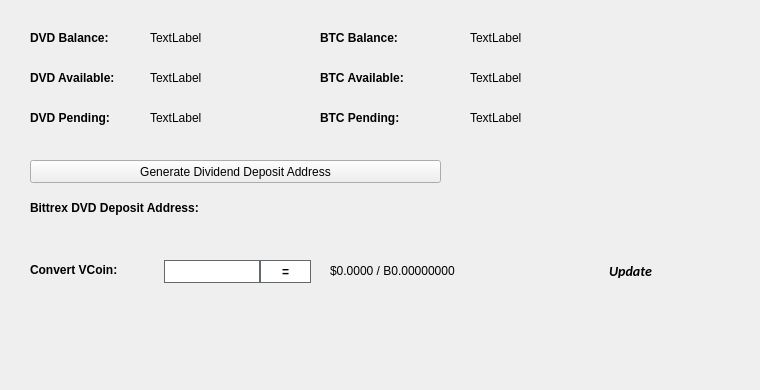
   <widget class="QWidget" name="BalanceTab">
    <attribute name="title">
     <string>Balance</string>
    </attribute>
    <widget class="QLabel" name="BitcoinBalanceLabel">
     <property name="geometry">
      <rect>
       <x>470</x>
       <y>30</y>
       <width>150</width>
       <height>16</height>
      </rect>
     </property>
     <property name="text">
      <string>TextLabel</string>
     </property>
    </widget>
    <widget class="QLabel" name="DVDBalanceLabel">
     <property name="geometry">
      <rect>
       <x>150</x>
       <y>30</y>
       <width>150</width>
       <height>16</height>
      </rect>
     </property>
     <property name="text">
      <string>TextLabel</string>
     </property>
    </widget>
    <widget class="QLabel" name="label_11">
     <property name="geometry">
      <rect>
       <x>30</x>
       <y>30</y>
       <width>101</width>
       <height>16</height>
      </rect>
     </property>
     <property name="font">
      <font>
       <weight>75</weight>
       <bold>true</bold>
      </font>
     </property>
     <property name="text">
      <string>DVD Balance:</string>
     </property>
    </widget>
    <widget class="QLabel" name="label_12">
     <property name="geometry">
      <rect>
       <x>320</x>
       <y>30</y>
       <width>101</width>
       <height>16</height>
      </rect>
     </property>
     <property name="font">
      <font>
       <weight>75</weight>
       <bold>true</bold>
      </font>
     </property>
     <property name="text">
      <string>BTC Balance:</string>
     </property>
    </widget>
    <widget class="QLabel" name="DVDAvailableLabel_2">
     <property name="geometry">
      <rect>
       <x>150</x>
       <y>70</y>
       <width>150</width>
       <height>16</height>
      </rect>
     </property>
     <property name="text">
      <string>TextLabel</string>
     </property>
    </widget>
    <widget class="QLabel" name="label_13">
     <property name="geometry">
      <rect>
       <x>30</x>
       <y>70</y>
       <width>111</width>
       <height>16</height>
      </rect>
     </property>
     <property name="font">
      <font>
       <weight>75</weight>
       <bold>true</bold>
      </font>
     </property>
     <property name="text">
      <string>DVD Available:</string>
     </property>
    </widget>
    <widget class="QLabel" name="label_14">
     <property name="geometry">
      <rect>
       <x>30</x>
       <y>110</y>
       <width>101</width>
       <height>16</height>
      </rect>
     </property>
     <property name="font">
      <font>
       <weight>75</weight>
       <bold>true</bold>
      </font>
     </property>
     <property name="text">
      <string>DVD Pending:</string>
     </property>
    </widget>
    <widget class="QLabel" name="DVDPendingLabel">
     <property name="geometry">
      <rect>
       <x>150</x>
       <y>110</y>
       <width>150</width>
       <height>16</height>
      </rect>
     </property>
     <property name="text">
      <string>TextLabel</string>
     </property>
    </widget>
    <widget class="QLabel" name="label_15">
     <property name="geometry">
      <rect>
       <x>320</x>
       <y>70</y>
       <width>111</width>
       <height>16</height>
      </rect>
     </property>
     <property name="font">
      <font>
       <weight>75</weight>
       <bold>true</bold>
      </font>
     </property>
     <property name="text">
      <string>BTC Available:</string>
     </property>
    </widget>
    <widget class="QLabel" name="BitcoinAvailableLabel">
     <property name="geometry">
      <rect>
       <x>470</x>
       <y>70</y>
       <width>150</width>
       <height>16</height>
      </rect>
     </property>
     <property name="text">
      <string>TextLabel</string>
     </property>
    </widget>
    <widget class="QLabel" name="label_31">
     <property name="geometry">
      <rect>
       <x>320</x>
       <y>110</y>
       <width>111</width>
       <height>16</height>
      </rect>
     </property>
     <property name="font">
      <font>
       <weight>75</weight>
       <bold>true</bold>
      </font>
     </property>
     <property name="text">
      <string>BTC Pending:</string>
     </property>
    </widget>
    <widget class="QLabel" name="BitcoinPendingLabel">
     <property name="geometry">
      <rect>
       <x>470</x>
       <y>110</y>
       <width>150</width>
       <height>16</height>
      </rect>
     </property>
     <property name="text">
      <string>TextLabel</string>
     </property>
    </widget>
    <widget class="QLabel" name="label_33">
     <property name="geometry">
      <rect>
       <x>30</x>
       <y>200</y>
       <width>221</width>
       <height>16</height>
      </rect>
     </property>
     <property name="font">
      <font>
       <weight>75</weight>
       <bold>true</bold>
      </font>
     </property>
     <property name="text">
      <string>Bittrex DVD Deposit Address:</string>
     </property>
    </widget>
    <widget class="QPushButton" name="GenDepositBTN">
     <property name="geometry">
      <rect>
       <x>30</x>
       <y>160</y>
       <width>411</width>
       <height>23</height>
      </rect>
     </property>
     <property name="text">
      <string>Generate Dividend Deposit Address</string>
     </property>
     <property name="icon">
      <iconset resource="../dividend.qrc">
       <normaloff>:/icons/bitcoin</normaloff>:/icons/bitcoin</iconset>
     </property>
    </widget>
    <widget class="QLabel" name="DepositAddressLabel">
     <property name="geometry">
      <rect>
       <x>200</x>
       <y>200</y>
       <width>261</width>
       <height>16</height>
      </rect>
     </property>
     <property name="palette">
      <palette>
       <active>
        <colorrole role="WindowText">
         <brush brushstyle="SolidPattern">
          <color alpha="255">
           <red>0</red>
           <green>0</green>
           <blue>0</blue>
          </color>
         </brush>
        </colorrole>
        <colorrole role="Text">
         <brush brushstyle="SolidPattern">
          <color alpha="255">
           <red>0</red>
           <green>0</green>
           <blue>255</blue>
          </color>
         </brush>
        </colorrole>
       </active>
       <inactive>
        <colorrole role="WindowText">
         <brush brushstyle="SolidPattern">
          <color alpha="255">
           <red>0</red>
           <green>0</green>
           <blue>0</blue>
          </color>
         </brush>
        </colorrole>
        <colorrole role="Text">
         <brush brushstyle="SolidPattern">
          <color alpha="255">
           <red>0</red>
           <green>0</green>
           <blue>255</blue>
          </color>
         </brush>
        </colorrole>
       </inactive>
       <disabled>
        <colorrole role="WindowText">
         <brush brushstyle="SolidPattern">
          <color alpha="255">
           <red>120</red>
           <green>120</green>
           <blue>120</blue>
          </color>
         </brush>
        </colorrole>
        <colorrole role="Text">
         <brush brushstyle="SolidPattern">
          <color alpha="255">
           <red>120</red>
           <green>120</green>
           <blue>120</blue>
          </color>
         </brush>
        </colorrole>
       </disabled>
      </palette>
     </property>
     <property name="font">
      <font>
       <weight>75</weight>
       <bold>true</bold>
      </font>
     </property>
     <property name="text">
      <string/>
     </property>
     <property name="alignment">
      <set>Qt::AlignRight|Qt::AlignTrailing|Qt::AlignVCenter</set>
     </property>
     <property name="textInteractionFlags">
      <set>Qt::LinksAccessibleByMouse|Qt::TextSelectableByKeyboard|Qt::TextSelectableByMouse</set>
     </property>
    </widget>
    <widget class="QLabel" name="label_8">
     <property name="geometry">
      <rect>
       <x>460</x>
       <y>300</y>
       <width>281</width>
       <height>81</height>
      </rect>
     </property>
     <property name="text">
      <string/>
     </property>
     <property name="pixmap">
      <pixmap>:/images/bittrex</pixmap>
     </property>
    </widget>
    <widget class="QWidget" name="widgetConversion" native="true">
     <property name="geometry">
      <rect>
       <x>0</x>
       <y>250</y>
       <width>751</width>
       <height>43</height>
      </rect>
     </property>
     <property name="minimumSize">
      <size>
       <width>0</width>
       <height>43</height>
      </size>
     </property>
     <property name="styleSheet">
      <string notr="true"/>
     </property>
     <widget class="QPushButton" name="btnUpdateMarketData">
      <property name="geometry">
       <rect>
        <x>575</x>
        <y>0</y>
        <width>111</width>
        <height>41</height>
       </rect>
      </property>
      <property name="sizePolicy">
       <sizepolicy hsizetype="Expanding" vsizetype="Expanding">
        <horstretch>0</horstretch>
        <verstretch>0</verstretch>
       </sizepolicy>
      </property>
      <property name="font">
       <font>
        <family>calibri</family>
        <pointsize>-1</pointsize>
        <weight>75</weight>
        <italic>true</italic>
        <bold>true</bold>
       </font>
      </property>
      <property name="styleSheet">
       <string notr="true">margin:0px;text-align:center;padding:2px;border-radius:3px;font-style:italic;width:100px;font-size:14px;font-family:calibri;font-weight:600;</string>
      </property>
      <property name="text">
       <string>Update</string>
      </property>
      <property name="iconSize">
       <size>
        <width>150</width>
        <height>35</height>
       </size>
      </property>
      <property name="autoDefault">
       <bool>true</bool>
      </property>
      <property name="default">
       <bool>true</bool>
      </property>
     </widget>
     <widget class="QLabel" name="lblConvertVCoin">
      <property name="geometry">
       <rect>
        <x>30</x>
        <y>10</y>
        <width>131</width>
        <height>20</height>
       </rect>
      </property>
      <property name="styleSheet">
       <string notr="true"/>
      </property>
      <property name="text">
       <string>&lt;html&gt;&lt;head/&gt;&lt;body&gt;&lt;p&gt;&lt;span style=&quot; font-weight:600;&quot;&gt;Convert VCoin:&lt;/span&gt;&lt;/p&gt;&lt;/body&gt;&lt;/html&gt;</string>
      </property>
     </widget>
     <widget class="QLineEdit" name="txtConvertVCoinQty">
      <property name="geometry">
       <rect>
        <x>160</x>
        <y>10</y>
        <width>100</width>
        <height>23</height>
       </rect>
      </property>
      <property name="minimumSize">
       <size>
        <width>100</width>
        <height>23</height>
       </size>
      </property>
      <property name="maximumSize">
       <size>
        <width>100</width>
        <height>16777215</height>
       </size>
      </property>
      <property name="styleSheet">
       <string notr="true">border: 1px solid #61696c;margin-left:4px;</string>
      </property>
     </widget>
     <widget class="QPushButton" name="btnConvertDividend">
      <property name="geometry">
       <rect>
        <x>260</x>
        <y>10</y>
        <width>51</width>
        <height>23</height>
       </rect>
      </property>
      <property name="minimumSize">
       <size>
        <width>0</width>
        <height>23</height>
       </size>
      </property>
      <property name="styleSheet">
       <string notr="true">border:1px solid #61696c;background:white;font-weight:600;</string>
      </property>
      <property name="text">
       <string>=</string>
      </property>
     </widget>
     <widget class="QLabel" name="lblConvertVCoinResults">
      <property name="geometry">
       <rect>
        <x>330</x>
        <y>0</y>
        <width>201</width>
        <height>41</height>
       </rect>
      </property>
      <property name="styleSheet">
       <string notr="true"/>
      </property>
      <property name="text">
       <string>$0.0000 / B0.00000000</string>
      </property>
     </widget>
     <widget class="QLabel" name="iconOverviewUpdateWait">
      <property name="geometry">
       <rect>
        <x>670</x>
        <y>10</y>
        <width>24</width>
        <height>24</height>
       </rect>
      </property>
      <property name="text">
       <string/>
      </property>
      <property name="pixmap">
       <pixmap resource="../dividend.qrc">:/icons/transaction_1</pixmap>
      </property>
      <property name="scaledContents">
       <bool>true</bool>
      </property>
      <property name="alignment">
       <set>Qt::AlignCenter</set>
      </property>
     </widget>
    </widget>
   </widget>
